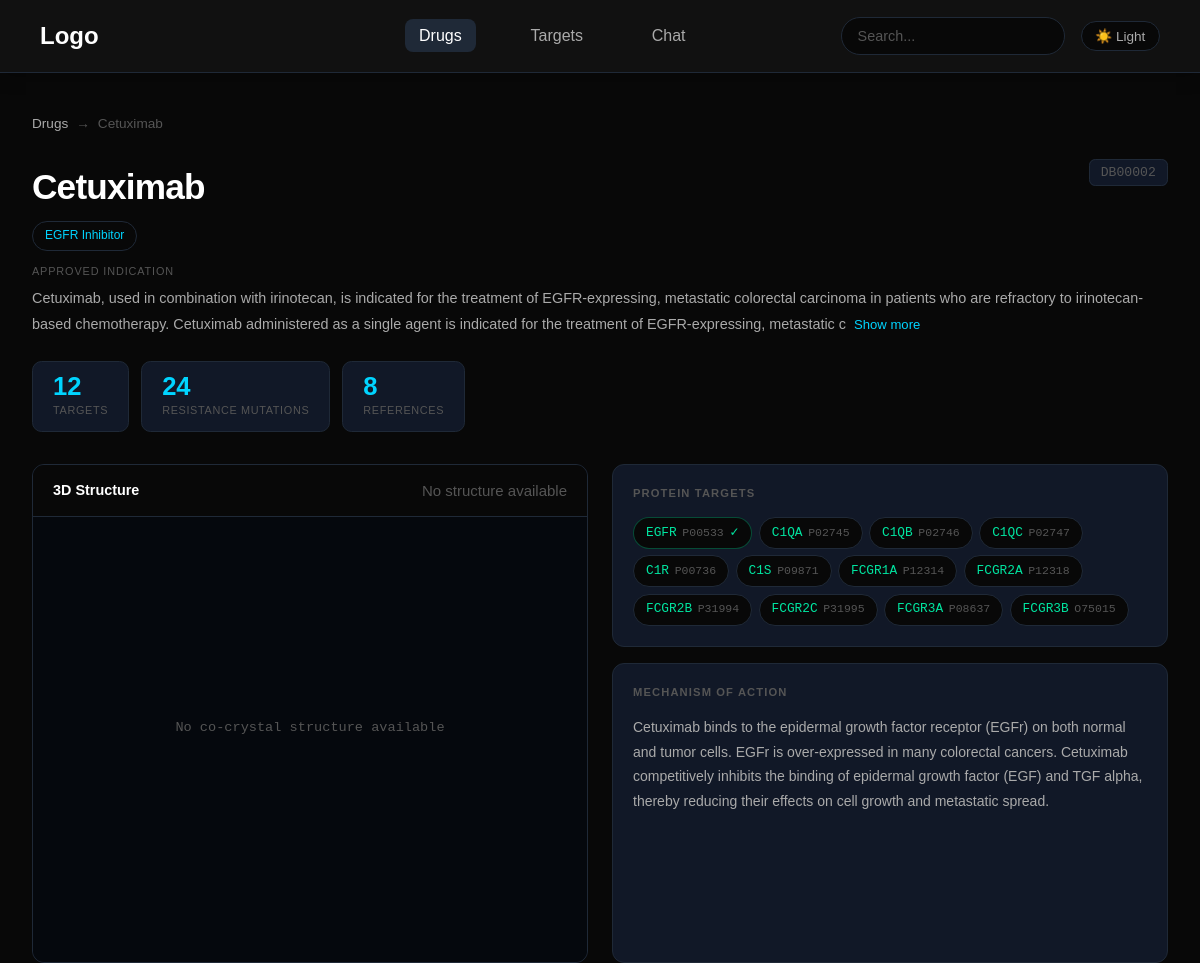
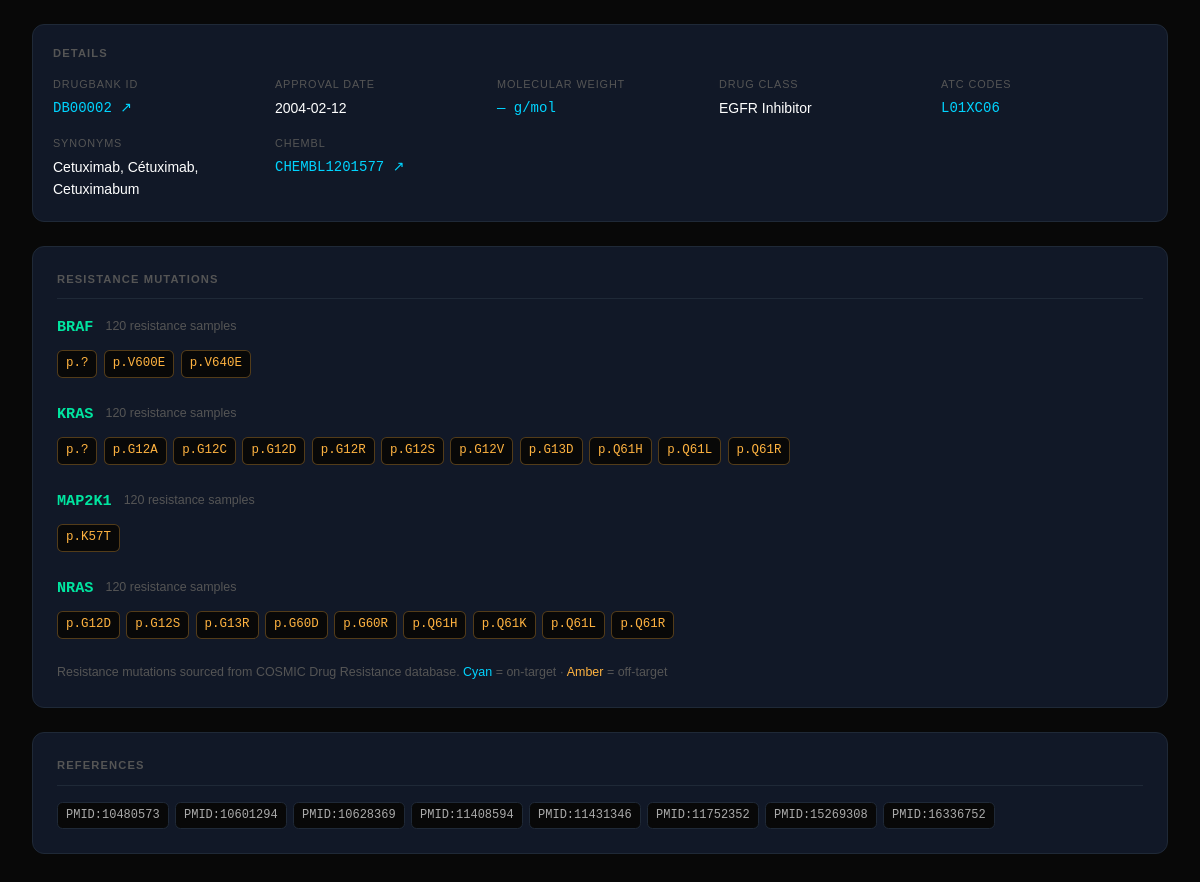
/drugs/DB00002, run on the app's committed database (2 pictures, top to bottom).
### tables this page shows
CREATE TABLE drugs (
    drugbank_id          TEXT PRIMARY KEY,
    name                 TEXT NOT NULL,
    indication           TEXT,
    mechanism_of_action  TEXT,
    pharmacodynamics     TEXT,
    drug_class           TEXT,
    atc_codes            TEXT,
    synonyms             TEXT,
    unmatched_pdb_ids    TEXT,

    -- ── New columns ──────────────────────────────────
    smiles               TEXT,
    molecular_weight     TEXT,
    inchikey             TEXT,
    pubchem_cid          TEXT,
    chembl_id            TEXT,
    approval_date        TEXT,

    created_at           TEXT DEFAULT (datetime('now'))
);

CREATE TABLE drug_target_links (
    id                   INTEGER PRIMARY KEY AUTOINCREMENT,
    drugbank_id          TEXT NOT NULL REFERENCES drugs(drugbank_id) ON DELETE CASCADE,
    uniprot_accession    TEXT NOT NULL REFERENCES targets(uniprot_accession) ON DELETE CASCADE,
    actions              TEXT,
    known_action         TEXT,
    pdb_ids              TEXT,
    UNIQUE (drugbank_id, uniprot_accession)
);

CREATE TABLE targets (
    uniprot_accession    TEXT PRIMARY KEY,
    gene_name            TEXT NOT NULL,
    protein_name         TEXT,
    general_function     TEXT,
    cellular_location    TEXT,
    created_at           TEXT DEFAULT (datetime('now'))
);

CREATE TABLE resistance_mutations (
    id                   INTEGER PRIMARY KEY AUTOINCREMENT,
    drugbank_id          TEXT NOT NULL REFERENCES drugs(drugbank_id) ON DELETE CASCADE,
    uniprot_accession    TEXT REFERENCES targets(uniprot_accession) ON DELETE SET NULL,
    gene_symbol          TEXT NOT NULL,
    mutation_aa          TEXT NOT NULL,
    mutation_type        TEXT,
    resistance_type      TEXT,
    source               TEXT,
    total_samples        INTEGER,
    created_at           TEXT DEFAULT (datetime('now')),
    UNIQUE (drugbank_id, gene_symbol, mutation_aa)
);

CREATE TABLE drug_pubmed_refs (
    id          INTEGER PRIMARY KEY AUTOINCREMENT,
    drugbank_id TEXT NOT NULL REFERENCES drugs(drugbank_id) ON DELETE CASCADE,
    pmid        TEXT NOT NULL,
    UNIQUE (drugbank_id, pmid)
);

### app/routers/drugs.py (the view)
@router.get("/drugs/{drugbank_id}", response_class=HTMLResponse)
def drug_detail(request: Request, drugbank_id: str):
    drug = get_drug_by_id(drugbank_id)
    if not drug:
        raise HTTPException(status_code=404, detail="Drug not found")
    viewer_pdb_id = None
    viewer_target = None
    for target in drug.get("targets", []):
        if target.get("pdb_ids"):
            viewer_pdb_id = target["pdb_ids"][0]
            viewer_target = target
            if target.get("known_action") == "yes":
                break
    return templates.TemplateResponse(
        request=request,
        name="drugs/detail.html",
        context={
            "drug": drug,
            "viewer_pdb_id": viewer_pdb_id,
            "viewer_target": viewer_target,
        },
    )

### app/templates/drugs/detail.html (shortened to what this page needs)
{% extends "base.html" %}
{% block extra_styles %}
<link rel="stylesheet" href="/static/css/pages/detail.css">
{% endblock %}
{% block content %}
<div class="detail-page">
    <div class="breadcrumb">
        <a href="/drugs">Drugs</a>
        <span class="breadcrumb-sep">→</span>
        <span>{{ drug.name }}</span>
    </div>
    <div class="drug-header">
        <div class="drug-header-left">
            <h1>{{ drug.name }}</h1>
            {% if drug.drug_class and drug.drug_class != 'Other' %}
            <span class="class-badge">{{ drug.drug_class }}</span>
            {% endif %}
        </div>
        <div class="drug-header-right">
            <span class="drugbank-id">{{ drug.drugbank_id }}</span>
        </div>
    </div>
    {% if drug.indication %}
    <div class="indication-section">
        <span class="indication-label">Approved Indication</span>
        <p class="indication-text" id="indicationText">
            {{ drug.indication[:300] }}
            {% if drug.indication|length > 300 %}
            <button class="expand-btn" onclick="expandIndication()">Show more</button>
            {% endif %}
        </p>
    </div>
    {% endif %}
    <div class="stat-chips">
        <div class="stat-chip">
            <span class="chip-value">{{ drug.targets|length }}</span>
            <span class="chip-label">Targets</span>
        </div>
        <div class="stat-chip">
            <span class="chip-value">{{ drug.resistance_mutations|length }}</span>
            <span class="chip-label">Resistance Mutations</span>
        </div>
        <div class="stat-chip">
            <span class="chip-value">{{ drug.pubmed_ids|length }}</span>
            <span class="chip-label">References</span>
        </div>
    </div>
    <div class="detail-grid">
        <div class="viewer-card">
            <div class="viewer-header">
                <span class="viewer-title">3D Structure</span>
                {% if viewer_pdb_id %}
                <span class="viewer-pdb">PDB: {{ viewer_pdb_id|upper }}</span>
                {% else %}
                <span class="dim">No structure available</span>
                {% endif %}
            </div>
            <div id="molstar-viewer">
                {% if not viewer_pdb_id %}
                <div class="no-structure">
                    No co-crystal structure available
                </div>
                {% endif %}
            </div>
        </div>
        <div class="info-column">
            <div class="info-card">
                <div class="info-card-title">Protein Targets</div>
                <div class="target-pills">
                    {% for target in drug.targets %}
                    <a href="/targets/{{ target.uniprot_accession }}"
                        class="target-pill {% if target.known_action == 'yes' %}confirmed{% endif %}">
                        <span class="target-gene">{{ target.gene_name }}</span>
                        <span class="target-uniprot">{{ target.uniprot_accession }}</span>
                        {% if target.known_action == 'yes' %}
                        <span class="confirmed-tick">✓</span>
                        {% endif %}
                    </a>
                    {% endfor %}
                </div>
            </div>
            <div class="info-card mechanism-card">
                <div class="info-card-title">Mechanism of Action</div>
                <p class="mechanism-text">
                    {{ drug.mechanism_of_action or 'Not available.' }}
                </p>
            </div>
        </div>
    </div>
    <div class="details-full">
        <div class="info-card">
            <div class="info-card-title">Details</div>
            <div class="details-grid">
                <div class="detail-item">
                    <span class="detail-label">DrugBank ID</span>
                    <a href="https://go.drugbank.com/drugs/{{ drug.drugbank_id }}" target="_blank"
                        class="detail-value mono accent">
                        {{ drug.drugbank_id }} ↗
                    </a>
                </div>
                <div class="detail-item">
                    <span class="detail-label">Approval Date</span>
                    <span class="detail-value">
                        {{ drug.approval_date or '—' }}
                    </span>
                </div>
                <div class="detail-item">
                    <span class="detail-label">Molecular Weight</span>
                    <span class="detail-value mono">
                        {{ drug.molecular_weight or '—' }} g/mol
                    </span>
                </div>
                <div class="detail-item">
                    <span class="detail-label">Drug Class</span>
                    <span class="detail-value">{{ drug.drug_class or '—' }}</span>
                </div>
                <div class="detail-item">
                    <span class="detail-label">ATC Codes</span>
                    <span class="detail-value mono">
                        {{ drug.atc_codes|join(', ') or '—' }}
                    </span>
                </div>
                <div class="detail-item">
                    <span class="detail-label">Synonyms</span>
                    <span class="detail-value">
                        {% set short_syns = [] %}
                        {% for syn in drug.synonyms %}
                        {% if syn|length < 30 %} {% set _=short_syns.append(syn) %} {% endif %} {% endfor %} {{
                            short_syns[:3]|join(', ') or ' —' }} </span>
                </div>
                {% if drug.chembl_id %}
                <div class="detail-item">
                    <span class="detail-label">ChEMBL</span>
                    <a href="https://www.ebi.ac.uk/chembl/compound_report_card/{{ drug.chembl_id }}" target="_blank"
                        class="detail-value mono accent">
                        {{ drug.chembl_id }} ↗
                    </a>
                </div>
                {% endif %}
            </div>
        </div>
    </div>
    {% if drug.resistance_mutations %}
    <div class="mutations-section">
        <div class="section-title">Resistance Mutations</div>
        {% set ns = namespace(current_gene=None) %}
        {% for mut in drug.resistance_mutations %}
        {% if mut.gene_symbol != ns.current_gene %}
        {% if ns.current_gene != None %}
    </div>
</div>
{% endif %}
{% set ns.current_gene = mut.gene_symbol %}
<div class="mutation-group">
    <div class="mutation-group-header">
        <span class="mutation-gene">{{ mut.gene_symbol }}</span>
        {% if mut.total_samples %}
        <span class="dim" style="font-size:0.78rem;">
            {{ mut.total_samples }} resistance samples
        </span>
        {% endif %}
    </div>
    <div class="mutation-chips">
        {% endif %}
        <span class="mut-chip {{ mut.resistance_type }}">{{ mut.mutation_aa }}</span>
        {% endfor %}
    </div>
</div>
<p class="mutations-note">
    Resistance mutations sourced from COSMIC Drug Resistance database.
    <span style="color:var(--accent);">Cyan</span> = on-target ·
    <span style="color:#ffb340;">Amber</span> = off-target
</p>
</div>
{% endif %}
{% if drug.pubmed_ids %}
<div class="references-section">
    <div class="section-title">References</div>
    <div class="pubmed-refs">
        {% for pmid in drug.pubmed_ids[:20] %}
        <a href="https://pubmed.ncbi.nlm.nih.gov/{{ pmid }}/" target="_blank" class="pmid-badge">
            PMID:{{ pmid }}
        </a>
        {% endfor %}
    </div>
</div>
{% endif %}
</div>
{% endblock %}

### app/static/css/base.css (style rules this page uses)
:root { --bg: #080808; --bg-surface: #111827; --bg-card: #111827; --border: #1f2937; --border-hover: #374151; --text: #ffffff; --text-muted: #aaaaaa; --text-dim: #555555; --accent: #00d4ff; --nav-bg: #111111; --btn-primary-bg: #ffffff; --btn-primary-text: #000000; --btn-secondary-bg: transparent; --btn-secondary-text: #ffffff; --btn-secondary-border: #333333; --btn-secondary-hover: #151515; --stat-num: #00d4ff; }
*, *::before, *::after { box-sizing: border-box; margin: 0; padding: 0; }
html { scroll-behavior: smooth; }
body { background: var(--bg); color: var(--text); font-family: sans-serif; font-size: 15px; line-height: 1.6; min-height: 100vh; transition: background 0.3s ease, color 0.3s ease; }
a { color: var(--accent); text-decoration: none; }

### data on the page
drugs: name "Cetuximab", drug_class "EGFR Inhibitor", drugbank_id "DB00002", indication "Cetuximab, used in combination with irinotecan, is indicated for the treatment of EGFR-expressing, metastatic colorectal carcinoma in patients who are refractory to irinotecan-based chemotherapy. Cetuximab administered as a single agent is indicated for the treatment of EGFR-expressing, metastatic c", mechanism_of_action "Cetuximab binds to the epidermal growth factor receptor (EGFr) on both normal and tumor cells. EGFr is over-expressed in many colorectal cancers. Cetuximab competitively inhibits the binding of epidermal growth factor (EGF) and TGF alpha, thereby reducing their effects on cell growth and metastatic spread.", approval_date "2004-02-12", chembl_id "CHEMBL1201577"
drug_target_links: gene_name "EGFR", uniprot_accession "P00533"
drug_target_links: gene_name "C1QA", uniprot_accession "P02745"
drug_target_links: gene_name "C1QB", uniprot_accession "P02746"
drug_target_links: gene_name "C1QC", uniprot_accession "P02747"
drug_target_links: gene_name "C1R", uniprot_accession "P00736"
drug_target_links: gene_name "C1S", uniprot_accession "P09871"
drug_target_links: gene_name "FCGR1A", uniprot_accession "P12314"
drug_target_links: gene_name "FCGR2A", uniprot_accession "P12318"
drug_target_links: gene_name "FCGR2B", uniprot_accession "P31994"
drug_target_links: gene_name "FCGR2C", uniprot_accession "P31995"
drug_target_links: gene_name "FCGR3A", uniprot_accession "P08637"
drug_target_links: gene_name "FCGR3B", uniprot_accession "O75015"
resistance_mutations: gene_symbol "BRAF", total_samples "120", mutation_aa "p.?"
resistance_mutations: mutation_aa "p.V600E"
resistance_mutations: mutation_aa "p.V640E"
resistance_mutations: gene_symbol "KRAS", total_samples "120", mutation_aa "p.?"
resistance_mutations: mutation_aa "p.G12A"
resistance_mutations: mutation_aa "p.G12C"
resistance_mutations: mutation_aa "p.G12D"
resistance_mutations: mutation_aa "p.G12R"
resistance_mutations: mutation_aa "p.G12S"
resistance_mutations: mutation_aa "p.G12V"
resistance_mutations: mutation_aa "p.G13D"
resistance_mutations: mutation_aa "p.Q61H"
resistance_mutations: mutation_aa "p.Q61L"
resistance_mutations: mutation_aa "p.Q61R"
resistance_mutations: gene_symbol "MAP2K1", total_samples "120", mutation_aa "p.K57T"
resistance_mutations: gene_symbol "NRAS", total_samples "120", mutation_aa "p.G12D"
resistance_mutations: mutation_aa "p.G12S"
resistance_mutations: mutation_aa "p.G13R"
resistance_mutations: mutation_aa "p.G60D"
resistance_mutations: mutation_aa "p.G60R"
resistance_mutations: mutation_aa "p.Q61H"
resistance_mutations: mutation_aa "p.Q61K"
resistance_mutations: mutation_aa "p.Q61L"
resistance_mutations: mutation_aa "p.Q61R"
drug_pubmed_refs: pmid "10480573"
drug_pubmed_refs: pmid "10601294"
drug_pubmed_refs: pmid "10628369"
drug_pubmed_refs: pmid "11408594"
drug_pubmed_refs: pmid "11431346"
drug_pubmed_refs: pmid "11752352"
drug_pubmed_refs: pmid "15269308"
drug_pubmed_refs: pmid "16336752"

### other printed values
{{ drug.targets|length }} "12"
{{ drug.resistance_mutations|length }} "24"
{{ drug.pubmed_ids|length }} "8"
{{ drug.molecular_weight or '—' }} "—"
{{ drug.atc_codes|join(', ') or '—' }} "L01XC06"
{{ short_syns[:3]|join(', ') or ' —' }} "Cetuximab, Cétuximab, Cetuximabum"
